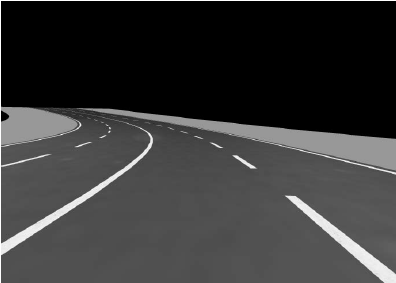
#> input picture images/lane-detection-test-image.png, 396 x 283 px
$ jupyter execute 1_canny_edge_detection.ipynb
#> lines starting #> are read from the running program, lines starting #| are printed output that depends on the picture
# Imports

[cell 1]
import cv2
import numpy as np
import matplotlib.pyplot as plt

[cell 2]
# Variables
image_path: str = '../../images/lane-detection-test-image.png'

[cell 3]
# Read the image in grayscale
image = cv2.imread(image_path, cv2.IMREAD_GRAYSCALE)
#> image is the input picture: shape (283, 396); min 0, max 255, mean 55.5

assert image is not None, f"Image not found at path: {image_path}"

# Display the image using Matplotlib
plt.imshow(image)
plt.axis("off")
plt.show()

## Apply Gaussian blur to reduce noise

Applying blur, typically Gaussian blur, before performing Canny edge detection is an important step for several reasons:

1. Noise reduction:
    - Images often contain high-frequency noise, such as sensor noise or texture details.
    - Blurring the image helps to smooth out and reduce this noise.
    - Noise can create false edges or interfere with the edge detection process, leading to inaccurate results.
    - By applying blur, we effectively suppress the noise and improve the reliability of edge detection.
2.Smoothing:
    - Blurring the image helps to smooth out small variations in pixel intensities.
    - This smoothing effect reduces the sensitivity of the edge detection algorithm to minor intensity changes.
    - It allows the algorithm to focus on more significant intensity changes that correspond to actual edges in the image.
    - Smoothing helps to eliminate small, insignificant edges and enhance the detection of true edges.
3. Scale invariance:
    - **The amount of blurring applied can be controlled by the size of the Gaussian kernel.**
    - By adjusting the kernel size, we can control the scale at which edges are detected.
    - Larger kernel sizes will blur the image more, reducing the sensitivity to fine details and detecting edges at a coarser scale.
    - Smaller kernel sizes will preserve more details and detect edges at a finer scale.
    - This scale invariance allows the Canny edge detection algorithm to adapt to different levels of detail in the image.
4. Gradient estimation:
    - The Canny edge detection algorithm relies on estimating the intensity gradients in the image.
    - Blurring the image before computing the gradients helps to reduce the influence of noise on the gradient estimation.
    - It provides a more stable and accurate estimation of the gradients, which is crucial for precise edge localization.
    - Without blurring, the gradients may be sensitive to noise and small variations, leading to less reliable edge detection.

[cell 4]
gaussian_kernel_size = (5, 5)
"""
- This argument represents the size of the Gaussian kernel.
- It is a tuple specifying the width and height of the kernel.
- In this case, the kernel size is set to (5, 5), which means a 5x5 square kernel will be used for blurring.
- The kernel size should be an odd number to ensure that there is a center pixel.
- Larger kernel sizes will result in more intense blurring, while smaller kernel sizes will produce less blurring.
"""

sigma_standard_deviation = 0
"""
- This argument represents the standard deviation (sigma) of the Gaussian distribution in the X and Y directions.
- It determines the amount of blurring applied to the image.
- When set to 0, as in this case,
    OpenCV automatically calculates the standard deviation based on the kernel size using the formula:
        sigma = 0.3 * ((ksize - 1) * 0.5 - 1) + 0.8.
- If you want to specify a different standard deviation, you can provide a positive value instead of 0.
"""


blurred = cv2.GaussianBlur(image, gaussian_kernel_size, sigma_standard_deviation)
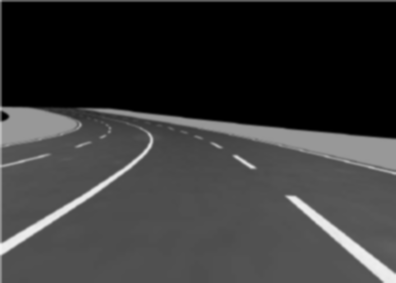
#> blurred: shape (283, 396); min 0, max 244, mean 55.1

plt.imshow(blurred)
plt.axis("off")
plt.show()

## Perform canny edge detection to detect edges

In the code snippet you provided, the two thresholds used in the cv2.Canny() function are lower_threshold and upper_threshold.

1. lower_threshold:
    - It represents the lower threshold value for edge detection.
    - Pixels with gradient magnitudes below this threshold are considered non-edges and discarded.
    - In the given code, lower_threshold is set to 100.
2. upper_threshold:
    - It represents the upper threshold value for edge detection.
    - Pixels with gradient magnitudes above this threshold are considered strong edges and retained.
    - Pixels with gradient magnitudes between the lower and upper thresholds are considered weak edges.
    - Weak edges are included in the final edge map only if they are connected to strong edges.
    - In the given code, upper_threshold is set to 200.

[cell 5]
lower_threshold: int = 100
upper_threshold: int = 200
edges: np.ndarray  = cv2.Canny(blurred, lower_threshold, upper_threshold)
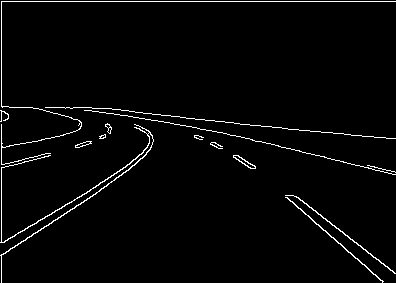
#> edges: shape (283, 396); 2.5% white in thin lines or dots

plt.imshow(edges)
plt.axis("off")
plt.show()

[cell 6]
edges

[cell 7]
edges.shape, image.shape
#> Out = ((283, 396), (283, 396))
